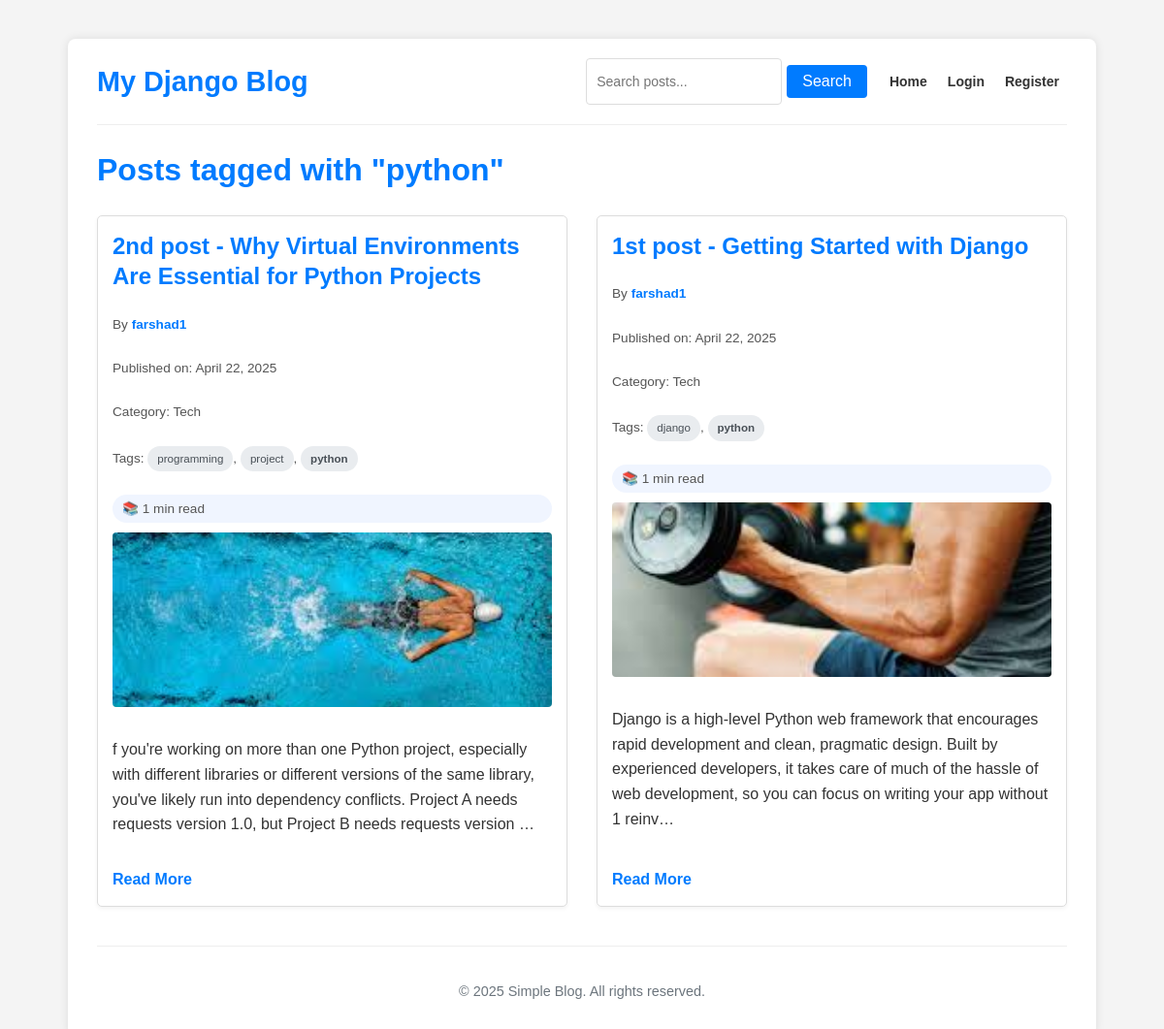
Screenshot of /tag/python/ with the database file from the repository.
### blog/models.py (models this page shows, shortened)
class Tag(models.Model):
    name = models.CharField(max_length=50, unique=True)
    slug = models.SlugField(max_length=50, unique=True)
    class Meta:
        ordering = ['name']

class Post(models.Model):
    title = models.CharField(max_length=200)
    content = models.TextField()
    pub_date = models.DateTimeField(default=timezone.now)
    category = models.ForeignKey(Category, on_delete=models.SET_NULL, null=True, blank=True)
    image = models.ImageField(upload_to='blog_images/', blank=True, null=True)
    author = models.ForeignKey(User, on_delete=models.CASCADE, related_name='blog_posts', null=True)
    tags = models.ManyToManyField(Tag, blank=True, related_name='posts')
    class Meta:
        ordering = ['-pub_date']
    @property
    def image_url(self):
        if self.image and hasattr(self.image, 'url'):
            return self.image.url
        return None # Or a default image URL
    def get_reading_time(self):
        word_count = len(self.content.split())
        reading_time_min = round(word_count / 200)
        if reading_time_min < 1:
            reading_time_min = 1
        return reading_time_min

class Category(models.Model):
    name = models.CharField(max_length=100, unique=True)
    class Meta:
        verbose_name_plural = "Categories"

### blog/views.py (the view)
# urls.py: path('tag/<slug:tag_slug>/', views.tag_posts, name='tag_posts'),
def tag_posts(request, tag_slug):
    tag = get_object_or_404(Tag, slug=tag_slug)
    posts_list = Post.objects.filter(tags=tag)
    paginator = Paginator(posts_list, 6)  # Show 6 posts per page
    page = request.GET.get('page')
    try:
        posts = paginator.page(page)
    except PageNotAnInteger:
        posts = paginator.page(1)
    except EmptyPage:
        posts = paginator.page(paginator.num_pages)
    context = {
        'posts': posts,
        'tag': tag
    }
    return render(request, 'blog/tag_posts.html', context)

### templates/blog/tag_posts.html (shortened to what this page needs)
{% extends 'blog/base.html' %}
{% block content %}
<h1>Posts tagged with "{{ tag.name }}"</h1>
<div class="posts-grid">
    <ul>
        {% for post in posts %}
        <li>
            <h2><a href="{% url 'post_detail' post.id %}">{{ post.title }}</a></h2>
            {% if post.author %}
                <p class="post-meta">By <a href="{% url 'author_profile' post.author.username %}">{{ post.author.username }}</a></p>
            {% endif %}
            <p class="post-meta">Published on: {{ post.pub_date|date:"F j, Y" }}</p>
            {% if post.category %}
                <p class="post-meta">Category: {{ post.category.name }}</p>
            {% endif %}
            {% if post.tags.all %}
                <p class="post-meta">
                    Tags:
                    {% for tag in post.tags.all %}
                        <a href="{% url 'tag_posts' tag.slug %}" class="tag">{{ tag.name }}</a>{% if not forloop.last %}, {% endif %}
                    {% endfor %}
                </p>
            {% endif %}
            <p class="post-meta reading-time">📚 {{ post.get_reading_time }} min read</p>
            {% if post.image %}
                <img src="{{ post.image_url }}" alt="{{ post.title }}" class="post-image">
            {% endif %}
            <div class="post-content">
                <p>{{ post.content|truncatechars:250 }}</p>
            </div>
            <a href="{% url 'post_detail' post.id %}">Read More</a>
        </li>
        {% empty %}
        <li>No posts found with this tag.</li>
        {% endfor %}
    </ul>
</div>
{% endblock %}

### static/css/style.css (style rules this page uses)
body { font-family: 'Arial', sans-serif; line-height: 1.6; margin: 0; padding: 20px; background-color: #f4f4f4; color: #333; }
h1, h2, h3 { color: #333; margin-bottom: 10px; }
h1 { color: #007bff; }
a { color: #007bff; text-decoration: none; }
.posts-grid { display: grid; grid-template-columns: 1fr 1fr; gap: 30px; margin-top: 20px; }
.posts-grid ul { list-style: none; padding: 0; margin: 0; display: contents; }
.posts-grid li { border: 1px solid #ddd; padding: 15px; margin-bottom: 0; border-radius: 5px; background-color: #fff; box-shadow: 0 2px 4px rgba(0, 0, 0, 0.05); display: flex; flex-direction: column; justify-content: space-between; transition: transform 0.3s ease, box-shadow 0.3s ease; }
.posts-grid li:last-child { border-bottom: 1px solid #ddd; margin-bottom: 0; padding-bottom: 15px; }
.posts-grid li h2 { margin-top: 0; margin-bottom: 10px; line-height: 1.3; }
.posts-grid li .post-meta { margin-bottom: 10px; font-size: 0.85em; color: #555; }
.posts-grid li .post-image { width: 100%; height: 180px; object-fit: cover; margin-bottom: 15px; border-radius: 4px; display: block; }
.posts-grid li .post-content { margin-top: 0; margin-bottom: 15px; flex-grow: 1; overflow: hidden; text-overflow: ellipsis; }
.posts-grid li a:last-child { display: inline-block; margin-top: auto; font-weight: bold; }
.tag { display: inline-block; background-color: #e9ecef; color: #495057; padding: 4px 10px; border-radius: 20px; font-size: 0.85em; transition: all 0.2s ease; text-decoration: none; }
.reading-time { display: inline-flex; align-items: center; background-color: #f0f5ff; color: #0056b3; padding: 4px 10px; border-radius: 20px; font-size: 0.85em; margin-bottom: 15px; font-weight: 500; }
.reading-time:before { margin-right: 5px; }

### rows the page displays
Tag: name "python"
Post: title "2nd post - Why Virtual Environments Are Essential for Python Projects", author.username "farshad1", pub_date "April 22, 2025", category.name "Tech", get_reading_time "1", image_url (picture), content "f you're working on more than one Python project, especially with different libraries or different versions of the same library, you've likely run into dependency conflicts. Project A needs requests version 1.0, but Project B needs requests version …"
Tag: name "programming"
Tag: name "project"
Post: title "1st post - Getting Started with Django", author.username "farshad1", pub_date "April 22, 2025", category.name "Tech", get_reading_time "1", image_url (picture), content "Django is a high-level Python web framework that encourages rapid development and clean, pragmatic design. Built by experienced developers, it takes care of much of the hassle of web development, so you can focus on writing your app without 1 reinv…"
Tag: name "django"
